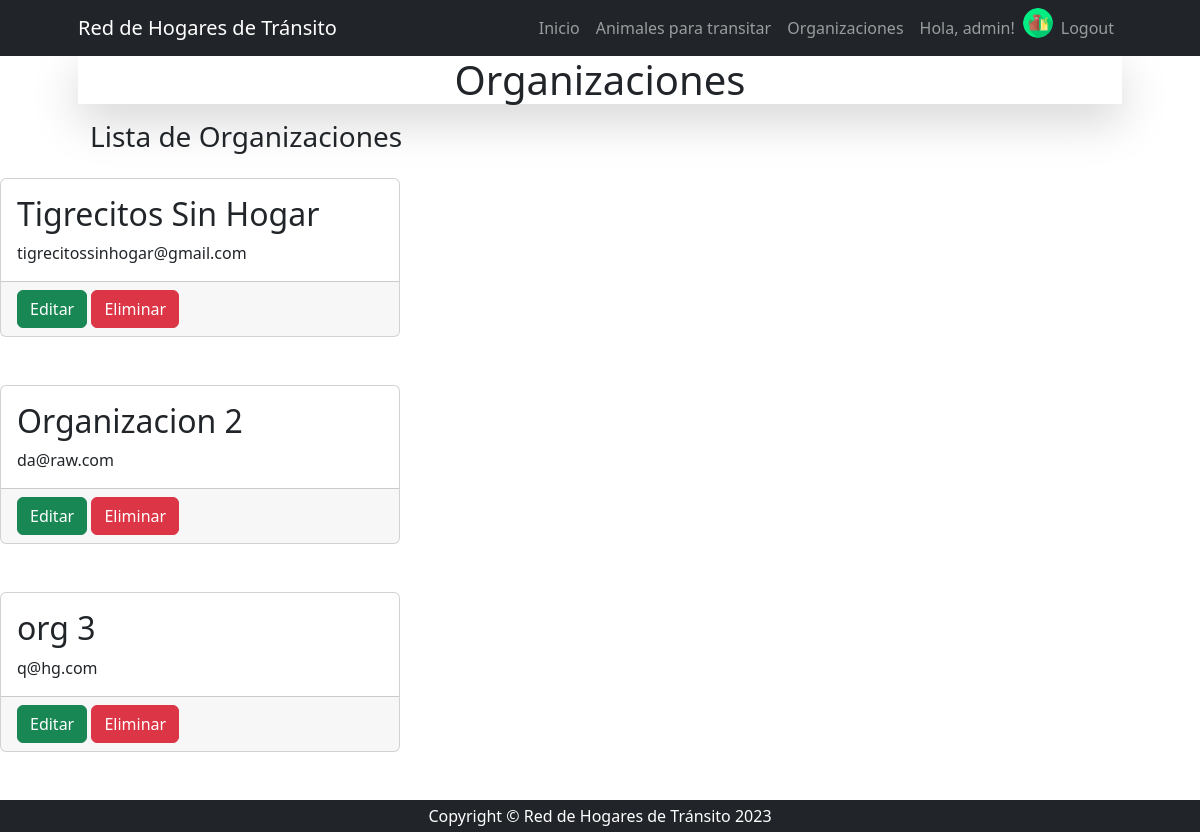
/organizacion/organizacion/list/ (signed in), run on the app's committed database.
### apps/home/models.py (models this page shows, shortened)
class Usuario(models.Model):
    user = models.OneToOneField(User, on_delete=models.CASCADE)
    avatar = models.ImageField(upload_to="avatars", blank=True, null=True)
    class  Meta:
        verbose_name = 'usuario'
        verbose_name_plural = 'usuarios'

### apps/organizacion/models.py (models this page shows, shortened)
class Organizacion(models.Model):
    nombre = models.CharField(max_length=30)
    email = models.EmailField()
    telefono = models.BigIntegerField()
    direccion = models.CharField(max_length=50)
    region_id = models.ForeignKey(Region, on_delete=models.SET_NULL, null=True)
    class  Meta:
        verbose_name = 'organización'
        verbose_name_plural = 'organizaciones'

### apps/organizacion/views.py (the view)
# urls.py: path("organizacion/list/", views.OrganizacionList.as_view(), name="organizacion_list"),
class OrganizacionList(ListView):
    model = models.Organizacion
    context_object_name = "organizaciones"

### apps/organizacion/templates/organizacion/organizacion_list.html
{% extends 'organizacion/index.html' %}
{% block title %}
    Lista de Organizaciones
{% endblock title %}
{% block content_organizacion %}
    {% for organizacion in organizaciones %}
    </div>
</div>
<div class="col-md-4 mb-5">
    <div class="card h-100">
        <div class="card-body">
            <h2 class="card-title">{{organizacion.nombre}}</h2>
            <p class="card-text">{{organizacion.email}}</p>
        </div>
        <div class="card-footer">
            {% if user.is_staff %}
            <a class="btn btn-success" href="{% url 'organizacion:organizacion_update' organizacion.id %}">Editar</a>
            <a class="btn btn-danger" href="{% url 'organizacion:organizacion_delete' organizacion.id %}">Eliminar</a>
            {% endif %}
        </div>
    </div>
    {% endfor %}
{% endblock content_organizacion %}

### apps/home/templates/home/navbar.html (shortened to what this page needs)
{% load static %}
<nav class="navbar navbar-expand-lg navbar-dark bg-dark">
    <div class="container px-5">
        <a class="navbar-brand" href="#!">Red de Hogares de Tránsito</a>
        <div class="collapse navbar-collapse" id="navbarSupportedContent">
            <ul class="navbar-nav ms-auto mb-2 mb-lg-0">
                <li class="nav-item"><a class="nav-link {% if request.path == '/' %} active {% endif  %}" aria-current="page" href="{% url 'home:index' %}">Inicio</a></li>
                {% if user.is_authenticated %}
                    <li class="nav-item"><a class="nav-link {% if request.path == '/' %} active {% endif  %}" href="{% url 'animal:index' %}">Animales para transitar</a></li>
                    <li class="nav-item"><a class="nav-link {% if request.path == '/' %} active {% endif  %}" href="{% url 'organizacion:index' %}">Organizaciones</a></li>
                    <li class="nav-item"><a class="nav-link {% if request.path == '/' %} active {% endif  %}" href="{% url 'home:editarPerfil' %}">Hola, {{ user.username }}!</a></li>
                    {% if user.usuario.avatar.url  %}
                    <li class="nav-item"><img src="{{ user.usuario.avatar.url }}" alt="avatar" class="img-fluid rounded-circle" style="height: 30px;" ></li>
                    {% else %}
                        <li class="nav-item"><img src="{% static 'home/avatares.png' %}" alt="avatar" class="img-fluid rounded-circle" style="height: 30px;" ></li>
                    {% endif %}
                    <li class="nav-item"><a class="nav-link {% if request.path == '/' %} active {% endif  %}" href="{% url 'home:logout' %}">Logout</a></li>
                {% else %}
                    <li class="nav-item"><a class="nav-link {% if request.path == '/' %} active {% endif  %}" href="#!">Sobre Nosotros</a></li>
                    <li class="nav-item"><a class="nav-link" href="{% url 'home:login' %}">Login</a></li>
                {% endif %}
            </ul>
        </div>
    </div>
</nav>

### data on the page
Organizacion: nombre "Tigrecitos Sin Hogar", email "tigrecitossinhogar@gmail.com"
Organizacion: nombre "Organizacion 2", email "da@raw.com"
Organizacion: nombre "org 3", email "q@hg.com"

### other printed values
{{ user.username }} "admin"
